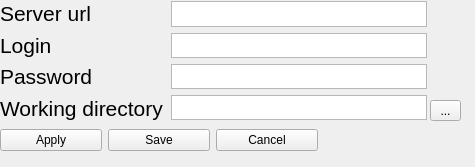
<?xml version="1.0" encoding="UTF-8"?>
<ui version="4.0">
 <class>Settings_form</class>
 <widget class="QWidget" name="Settings_form">
  <property name="geometry">
   <rect>
    <x>0</x>
    <y>0</y>
    <width>475</width>
    <height>167</height>
   </rect>
  </property>
  <property name="windowTitle">
   <string>Settings</string>
  </property>
  <widget class="QWidget" name="horizontalLayoutWidget">
   <property name="geometry">
    <rect>
     <x>0</x>
     <y>120</y>
     <width>318</width>
     <height>41</height>
    </rect>
   </property>
   <layout class="QHBoxLayout" name="horizontalLayout">
    <item>
     <widget class="QPushButton" name="apply_button">
      <property name="text">
       <string>Apply</string>
      </property>
     </widget>
    </item>
    <item>
     <widget class="QPushButton" name="save_button">
      <property name="text">
       <string>Save</string>
      </property>
     </widget>
    </item>
    <item>
     <widget class="QPushButton" name="cancel_button">
      <property name="text">
       <string>Cancel</string>
      </property>
     </widget>
    </item>
   </layout>
  </widget>
  <widget class="QWidget" name="verticalLayoutWidget_2">
   <property name="geometry">
    <rect>
     <x>0</x>
     <y>0</y>
     <width>168</width>
     <height>121</height>
    </rect>
   </property>
   <layout class="QVBoxLayout" name="verticalLayout_2">
    <item>
     <widget class="QLabel" name="ardress_label">
      <property name="font">
       <font>
        <pointsize>16</pointsize>
       </font>
      </property>
      <property name="text">
       <string>Server url</string>
      </property>
     </widget>
    </item>
    <item>
     <widget class="QLabel" name="login_label">
      <property name="font">
       <font>
        <pointsize>16</pointsize>
       </font>
      </property>
      <property name="text">
       <string>Login</string>
      </property>
     </widget>
    </item>
    <item>
     <widget class="QLabel" name="password_label">
      <property name="font">
       <font>
        <pointsize>16</pointsize>
       </font>
      </property>
      <property name="text">
       <string>Password</string>
      </property>
     </widget>
    </item>
    <item>
     <widget class="QLabel" name="directory_label">
      <property name="font">
       <font>
        <pointsize>16</pointsize>
       </font>
      </property>
      <property name="text">
       <string>Working directory</string>
      </property>
     </widget>
    </item>
   </layout>
  </widget>
  <widget class="QToolButton" name="open_folder_dialog_button">
   <property name="geometry">
    <rect>
     <x>430</x>
     <y>100</y>
     <width>31</width>
     <height>21</height>
    </rect>
   </property>
   <property name="text">
    <string>...</string>
   </property>
   <property name="icon">
    <iconset>
     <normaloff>file-explorer-folder-libraries-icon-18298.png</normaloff>file-explorer-folder-libraries-icon-18298.png</iconset>
   </property>
  </widget>
  <widget class="QTextEdit" name="server_url">
   <property name="geometry">
    <rect>
     <x>171</x>
     <y>1</y>
     <width>256</width>
     <height>26</height>
    </rect>
   </property>
   <property name="sizePolicy">
    <sizepolicy hsizetype="Expanding" vsizetype="Minimum">
     <horstretch>0</horstretch>
     <verstretch>0</verstretch>
    </sizepolicy>
   </property>
  </widget>
  <widget class="QTextEdit" name="login">
   <property name="geometry">
    <rect>
     <x>171</x>
     <y>33</y>
     <width>256</width>
     <height>25</height>
    </rect>
   </property>
   <property name="sizePolicy">
    <sizepolicy hsizetype="Expanding" vsizetype="Minimum">
     <horstretch>0</horstretch>
     <verstretch>0</verstretch>
    </sizepolicy>
   </property>
  </widget>
  <widget class="QTextEdit" name="password">
   <property name="geometry">
    <rect>
     <x>171</x>
     <y>64</y>
     <width>256</width>
     <height>25</height>
    </rect>
   </property>
   <property name="sizePolicy">
    <sizepolicy hsizetype="Expanding" vsizetype="Minimum">
     <horstretch>0</horstretch>
     <verstretch>0</verstretch>
    </sizepolicy>
   </property>
  </widget>
  <widget class="QTextEdit" name="working_directory">
   <property name="geometry">
    <rect>
     <x>171</x>
     <y>95</y>
     <width>256</width>
     <height>25</height>
    </rect>
   </property>
   <property name="sizePolicy">
    <sizepolicy hsizetype="Expanding" vsizetype="Minimum">
     <horstretch>0</horstretch>
     <verstretch>0</verstretch>
    </sizepolicy>
   </property>
  </widget>
 </widget>
 <resources/>
 <connections/>
</ui>
